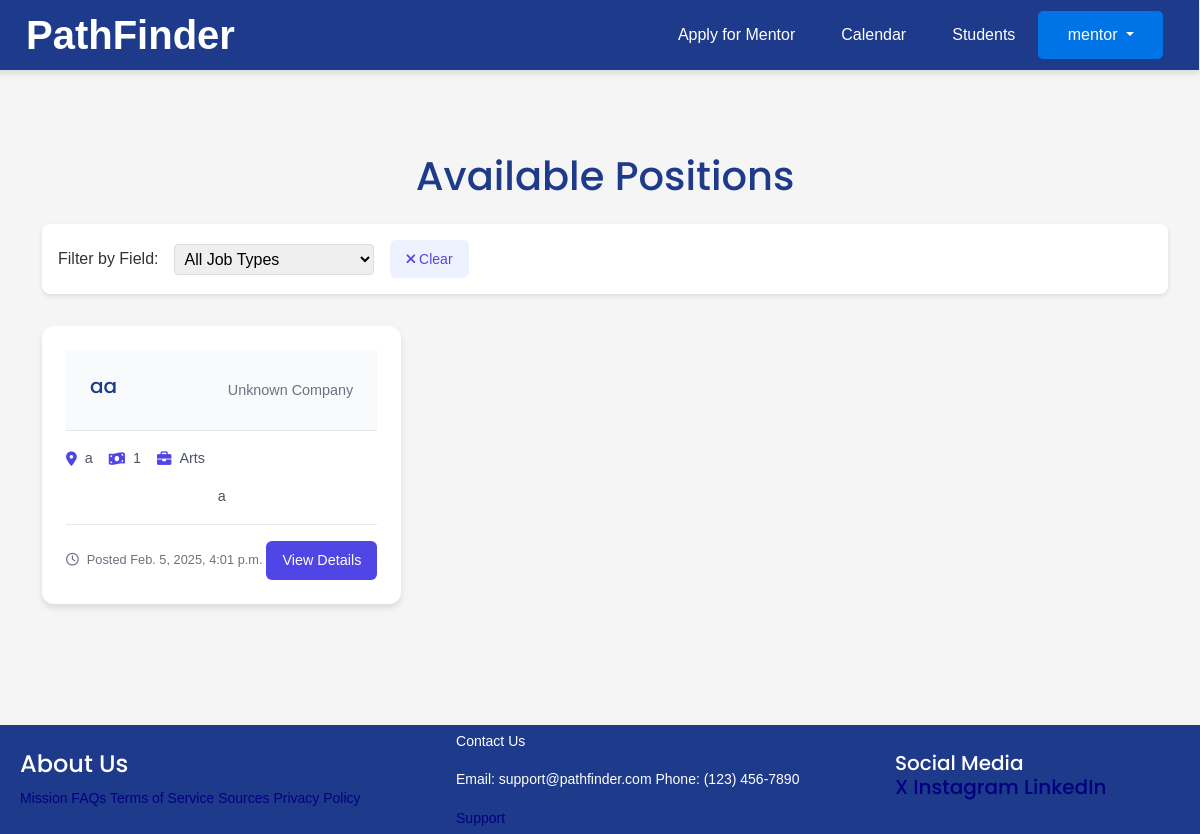
The page /view-listings/ (signed in) on the database its author committed.
### joblist/models.py (models this page shows, shortened)
class CustomUser(AbstractUser):
    choices = ( ("Student", "Student"),
               ("Employer", "Employer"),
               ("Mentor", "Mentor"))
    role = models.CharField(max_length=20, choices = choices)
    first_name = models.TextField()
    last_name = models.TextField()
    choices = ( ("male", "male"),
               ("female", "female"),
               ("prefer not to say", "prefer not to say"))
    gender = models.CharField(choices=choices, max_length=20)
    birthday = models.DateField(null=True, blank=True)
    phone = models.TextField()
    email = models.TextField()
    status_mentor = models.TextField(default="pending")
    mentor = models.ForeignKey(applicationMentor, on_delete=models.CASCADE, null = True, blank=True)
    address = models.TextField()
    offers = models.ManyToManyField(JobListing, related_name='offers', blank=True)
    recieveemails = models.BooleanField(default=False)
    REQUIRED_FIELDS = ["phone","birthday","gender", "email", "address", "first_name", "last_name", "role"]

class JobListing(models.Model):
    jobtypechoices = ( ("Arts", "Arts"),
                      ("Business", "Business"),
                        ("Communications", "Communications"),
                        ("Education", "Education"),
                        ("Healthcare", "Healthcare"),
                        ("Hospitality", "Hospitality"),
                        ("Information Technology", "Information Technology"),
                        ("Law Enforcement", "Law Enforcement"),
                        ("Sales and Marketing", "Sales and Marketing"),
                        ("Science", "Science"),
                        ("Transportation", "Transportation"),
                        ("Other", "Other"
                        ))
    jobfield = models.CharField(
        choices=jobtypechoices,
        max_length=100,
        null=True,
        blank=True,
        default='other')
    job_title = models.CharField(max_length=100)
    description = models.TextField()
    date_posted = models.DateTimeField(default=timezone.now)
    salary = models.IntegerField()
    author = models.ForeignKey(User, on_delete=models.CASCADE)
    company_name = models.CharField(max_length=100, default='Unknown Company')
    location = models.CharField(max_length=100)
    benefits = models.TextField(max_length=1000)
    job_type = models.CharField(choices = (("Part-Time", "Part-Time"), ("Full-Time", "Full-Time"), ("Other", "Other")), max_length=100)
    job_requirements = models.TextField(max_length=100)
    company_info = models.TextField(max_length=1000)
    notes = models.TextField(max_length=1000)
    status = models.TextField()

### joblist/views.py (the view)
# urls.py: path('view-listings/', views.listings, name="view-listings"),
@login_required
def listings(request):
    jobs2 = []
    jobs = JobListing.objects.filter(status = "approve")
    for job in jobs:
        try:
            if (JobApply.objects.filter(job = job )).first().status != "accepted":
                jobs2.append(job)
        except:
            jobs2.append(job)
    jobtypechoices = ( ("Arts", "Arts"), ("Business", "Business"), ("Communications", "Communications"), ("Education", "Education"), ("Healthcare", "Healthcare"), ("Hospitality", "Hospitality"), ("Information Technology", "Information Technology"), ("Law Enforcement", "Law Enforcement"), ("Sales and Marketing", "Sales and Marketing"), ("Science", "Science"), ("Transportation", "Transportation"), ("Other", "Other" ))
    return render(request, 'joblist/view-listings.html', {"jobs": jobs2, "displayform": False, "jobtypechoices": jobtypechoices})

### joblist/templates/joblist/view-listings.html (shortened to what this page needs)
{% extends "joblist/base.html" %}
{% load static %}
{% block content %}
{% if displayform == False %}
<div class="listings-container">
    <div class="listings-header">
        <h1>Available Positions</h1>
        <div class="filter-section">
            <div class="search-filter">
                <span>Filter by Field:</span>
                <select id="job-type-dropdown" onchange="sortJobsByType()">
                    <option value="">All Job Types</option>
                </select>
                <button class="clear-filter" onClick="sortJobsByType(true)">
                    <i class="fas fa-times"></i> Clear
                </button>
            </div>
        </div>
    </div>
    <div class="jobs-grid">
        {% for job in jobs %}
        <div class="job-card" job-type-data="{{job.jobfield}}">
            <div class="job-card-content" onclick="managesidebar('{{job.location}}', '{{job.job_title}}', '{{job.author}}', '{{job.description}}', '{{job.salary}}', '{{job.company_name}}', '{{job.id}}', '{{job.jobfield}}', '{{job.date_posted}}', '{{job.benefits}}', '{{job.job_requirements}}', '{{job.job_type}}', '{{job.company_info}}', '{{job.notes}}')">
                <div class="job-header">
                    <h3>{{job.job_title}}</h3>
                    <span class="company-name">{{job.company_name}}</span>
                </div>
                <div class="job-details">
                    <span class="job-location">
                        <i class="fas fa-map-marker-alt"></i> {{job.location}}
                    </span>
                    <span class="job-salary">
                        <i class="fas fa-money-bill-wave"></i> {{job.salary}}
                    </span>
                    <span class="job-type">
                        <i class="fas fa-briefcase"></i> {{job.jobfield}}
                    </span>
                </div>
                <p class="job-description">{{job.description|truncatechars:150}}</p>
                <div class="job-footer">
                    <span class="posted-date">
                        <i class="far fa-clock"></i> Posted {{job.date_posted}}
                    </span>
                    <button class="view-details">View Details</button>
                </div>
            </div>
        </div>
        {% endfor %}
    </div>
</div>
{% endif %}
{% endblock content %}

### joblist/templates/joblist/base.html (shortened to what this page needs)
{% load static %}
<!doctype html>
<html lang="en">
  <head>
    <link href='https://cdn.jsdelivr.net/npm/fullcalendar@5.11.3/main.css' rel='stylesheet' />
    <link rel="stylesheet" href="https://cdn.jsdelivr.net/npm/bootstrap@5.3.3/dist/css/bootstrap.min.css">
    <link rel="stylesheet" href="{% static 'css/styles.css' %}">
    <link rel="stylesheet" href="https://cdnjs.cloudflare.com/ajax/libs/font-awesome/6.0.0/css/all.min.css">
  </head>
  <body style="padding-left: 10px">
    <nav class="navbar navbar-expand-sm navbar-custom">
      <div class="container-fluid">
        <a class="navbar-brand" href="/">
          PathFinder
        </a>
        <div class="d-flex ms-auto align-items-center">
  {% if user.is_authenticated %}
  {% if user.is_superuser %}
        <ul class = "navbar-nav">
          <li class = "nav-item"><a class = "nav-link" href = "/">Home</a></li>
          <li class = "nav-item"><a class = "nav-link" href = "/approvelistings">View Pending Job Listings</a></li>
          <li class = "nav-item"><a class = "nav-link" href = "/approvementor">View Pending Mentor Applications</a></li>
        </ul>
    {% elif user.role == "Mentor" %}
          <ul class = "navbar-nav">
            <li class = "nav-item"><a class = "nav-link"href = "/mentorapply">Apply for Mentor</a></li>
            <li class = "nav-item"><a class = "nav-link" href = "/calendar">Calendar</a></li>
            <li class = "nav-item"><a class = "nav-link" href = "/students">Students</a></li>
          </ul>
  {% endif %}
  <div class="dropdown" id = "userDropdown">
    <button class="btn dropdown-toggle" type="button" id="userDropdown" data-bs-toggle="dropdown" aria-expanded="false">
      {{ user.username }}
    </button>
  </div>
{% else %}
<a class="nav-link" href="{% url 'account_login' %}">Log In</a>
<a class="btn btn-get-started ms-3" style = "background-color: #1E3A8A; color: white;" href="{% url 'account_signup' %}">Sign Up</a>
{% endif %}
</div>
</div>
</nav>
    <div class="content-area">
      {% block content %}{% endblock %}
    </div>
    <div class="footer-container">
      <div class="footer">
        <div class="footer-heading footer-1">
          <h4>About Us</h4>
          <a href="#">Mission</a>
          <a href="#">FAQs</a>
          <a href="#">Terms of Service</a>
          <a href="/sources">Sources</a>
          <a href="#">Privacy Policy</a>
        </div>
        <div class="footer-heading footer-2">
          <p>Contact Us</p>
          <div style = "clear: both;">
          <p style = "display: inline-block">Email: support@pathfinder.com</p>
          <p style = "display: inline-block; ">Phone: (123) 456-7890</p>
        </div>
          <a  href="#">Support</a>
        </div>
        <div class="footer-heading footer-3">
          <h5>Social Media</52>
            <br>
          <a href="https://x.com/?mx=2">X</a>
          <a href="https://instagram.com">Instagram</a>
          <a href="https://linkedin.com">LinkedIn</a>
        </div>
      </div>
    </div>
  </body>
</html>

### rows shown on the page
CustomUser: username "mentor"
JobListing: job_title "aa", company_name "Unknown Company", location "a", salary "1", jobfield "Arts", description "a", date_posted "Feb. 5, 2025, 4:01 p.m."
